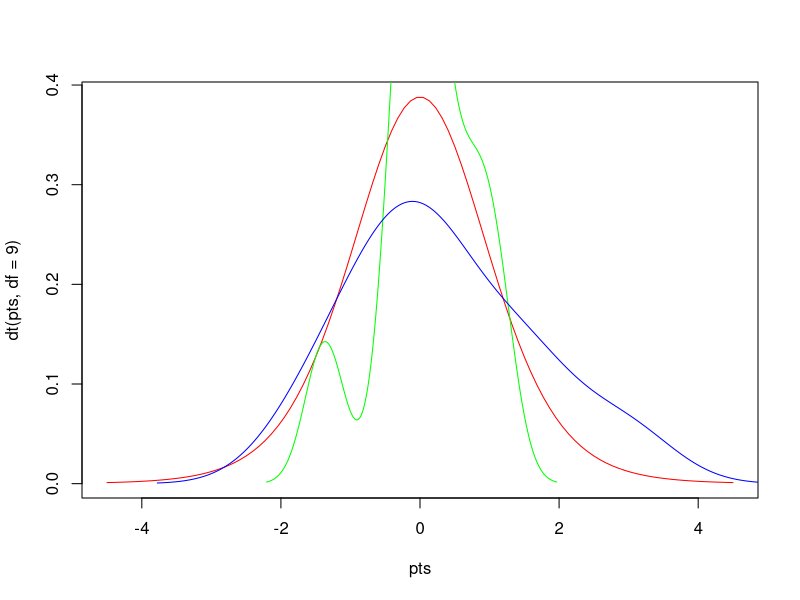

Write R code to recreate this figure. (Note: this script raises an error after producing the figure.)
# Author: Shone, Date: 08/18/2021, Purpose: Calculate Test

# Create 2 groups
x = rnorm(10)

y = rnorm(10)

pts = seq(-4.5,4.5,length=100)

plot(pts,dt(pts,df=9),col='red',type='l')

lines(density(x),col='green')
lines(density(y),col='blue')

dt() # calculates the probability
dt(pts,df=9)